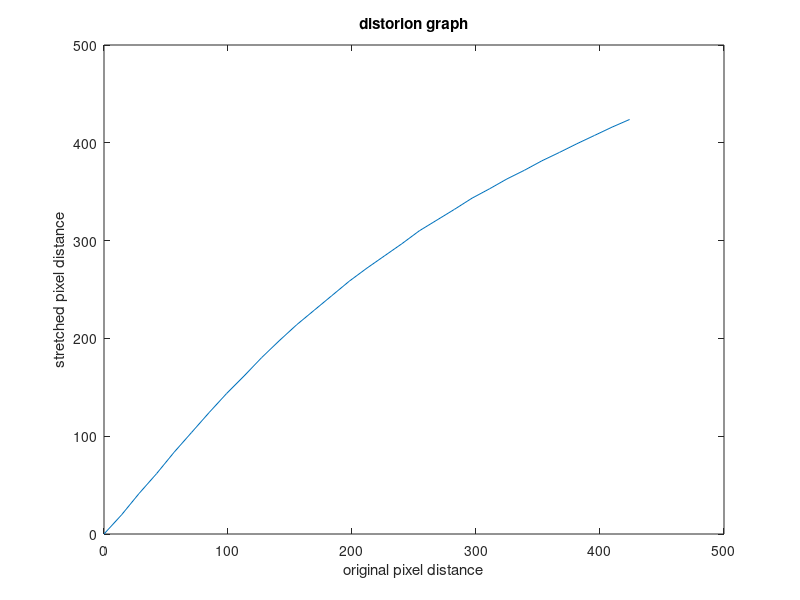

Write the MATLAB code that produced this figure. (Note: this script raises an error after producing the figure.)
clf;
clear;
%[IMG1 MAP1 ALPHA1] = imread('circles.jpg');
%figure(3);
%imshow(IMG1, MAP1);
%[X Y BUTTONS] = ginput();

load('data.mat');
center = [X(1) Y(1)];
radius = sqrt((X(2:end) - center(1)).^2 + (Y(2:end) - center(2)).^2);
radius_real = [0:radius(end)/length(radius):radius(end)]';
radius = [0;radius];
%draw distortion graph
figure(1);
plot(radius_real, radius);
title('distorion graph');
xlabel('original pixel distance');
ylabel('stretched pixel distance');

% correct distance
[IMG2 MAP2 ALPHA2] = imread('house.jpg');
max_x = round(size(IMG2)(2)/2);
max_y = round(size(IMG2)(1)/2);
d = sqrt((repmat([1:max_x], max_y, 1).^2)+(repmat([1:max_y]', 1, max_x).^2));
dp = interp1(radius, radius_real, d, 'cubic', 'extrap');
x = repmat([1:max_x], max_y, 1) .* dp./d;
x = round(x/max(max(x))*max_x);
x = [...
    -fliplr(flipud(x))+max(max(x))+2 flipud(x)+max(max(x));...
    -fliplr(x)+max(max(x))+2 x+max(max(x))];
y = repmat([1:max_y]', 1, max_x) .* dp./d;
y = round(y/max(max(y))*max_y);
y = [...
    -fliplr(flipud(y))+max(max(y))+2 -flipud(y)+max(max(y))+2;...
    fliplr(y)+max(max(y)) y+max(max(y))];
for m=[1:3],
    IMG2_c = IMG2(:, :, m);
    IMG3_c = zeros(max(max(y)), max(max(x)));
    for n=[1:prod(size(IMG2_c))],
        IMG3_c(y(n), x(n)) = IMG2_c(n);
    end
    IMG3(:, :, m) = IMG3_c;
end
figure(2);
%subplot(1, 2, 1);
%imshow(IMG2);
%subplot(1, 2, 2);
imshow(uint8(IMG3));
title('corrected image');
